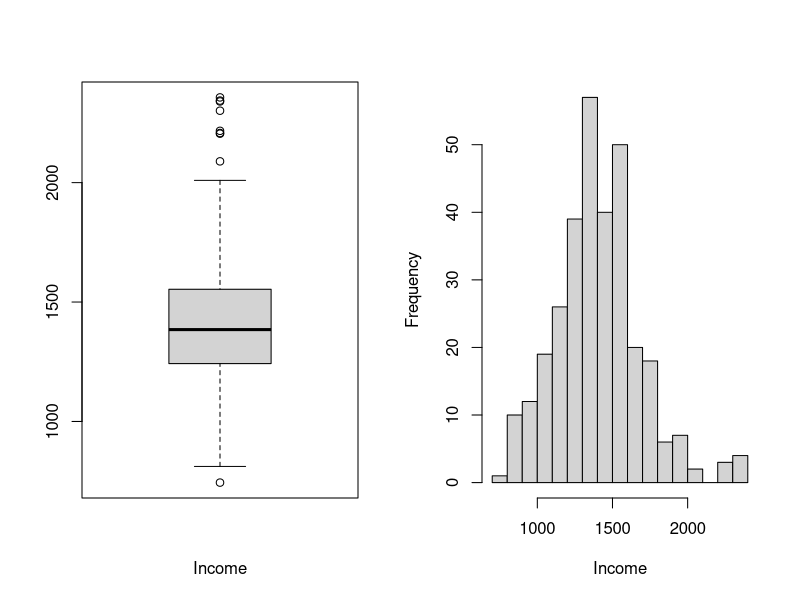
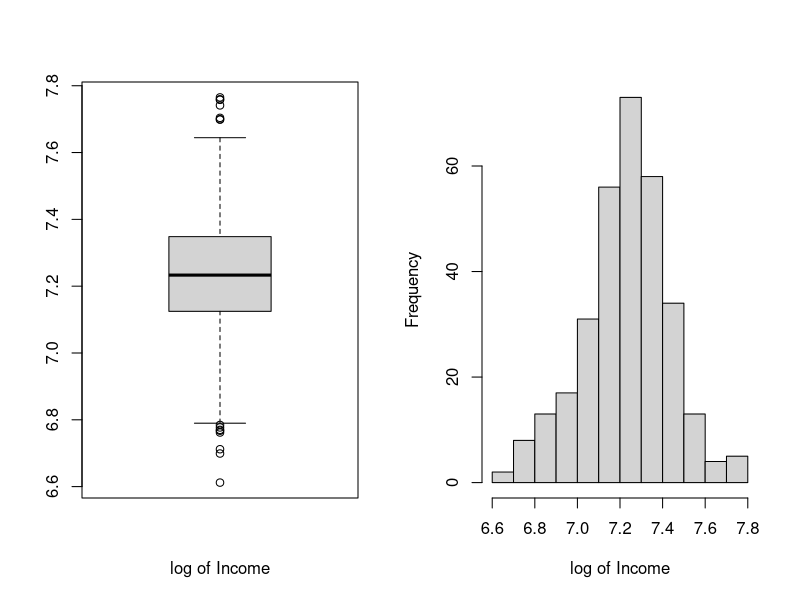
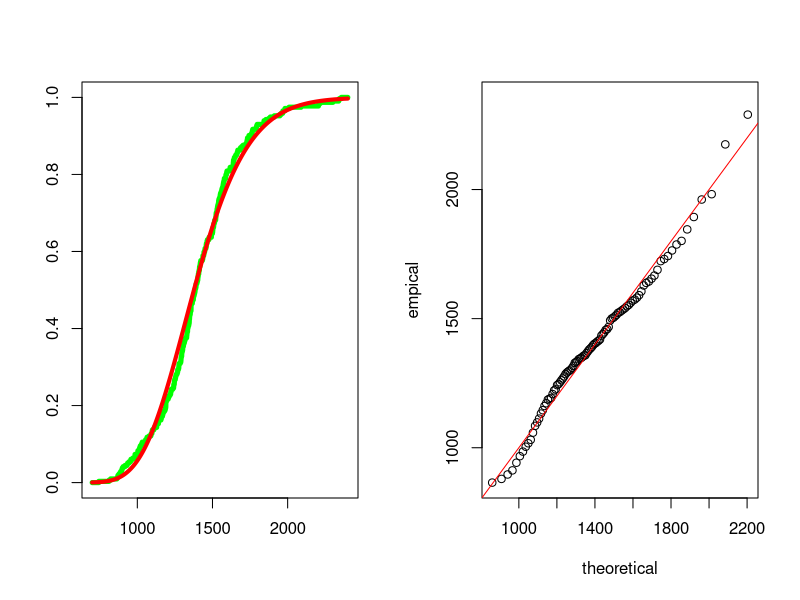

Reproduce these figures in R, in order.
## ---- chunk 1
library("maxLik")
library(tseries)

data = read.csv('data.csv', sep = ';', header = 1)

x = data$Income
logx = log(x)
n = length(x)

summary(x)
## ---- chunk 2
par(mfrow=c(1,2))
boxplot(x, xlab = "Income")
hist(x, main = NULL, xlab = "Income", breaks = 12)

jarque.bera.test(x)
## ---- chunk 3
par(mfrow=c(1,2))
boxplot(logx, xlab = "log of Income")
hist(logx, main = NULL, xlab = "log of Income", breaks = 12)

jarque.bera.test(logx)
## ---- chunk 4
L = function(param){
  miu = param[1]
  sigma = param[2]
  return( ((1/(sigma*sqrt(2*pi)))^n) * exp( (-1/(2*sigma^2))*sum((logx - miu)^2) ) )
}
## ---- chunk 5
logL = function(param){
  miu = param[1]
  sigma = param[2]
  return(-1/2*n*log(2*pi) - n*log(sigma) - (1/2)*sum((logx - miu)^2/sigma^2))
}
## ---- chunk 6
gradlogL = function(param){
  miu = param[1]
  sigma = param[2]
  grad = numeric(2)
  grad[1] = sum( (logx-miu)/sigma^2 )
  grad[2] = -n/sigma + sum( (logx-miu)^2/sigma^3 )
  return(grad)
}
## ---- chunk 7
heslogL = function(param){
  miu = param[1]
  sigma = param[2]
  hessian = matrix(0, nrow = 2, ncol = 2)
  hessian[1,1] = n/sigma^3 - 3*sum((logx-miu)^2/sigma^4)
  hessian[1,2] = -2*sum( (logx-miu)/sigma^3 )
  hessian[2,1] = hessian[1,2]
  hessian[2,2] = -n/sigma^2
  return(hessian)
}
## ---- chunk 8
res = maxNR(fn = logL, grad = gradlogL, hess = heslogL, start = c(mean(logx),sd(logx)))

res$estimate
## ---- chunk 9
mi = 7.2273830
sigma = 0.2022326
ks.test(x, 'plnorm', mi, sigma)
## ---- chunk 10
empirical = ecdf(x)
xx = seq(700,2400, by= 0.5)
plot(xx, empirical(xx), type = 'l', col = 'green', lwd=5, xlab = "", ylab = "") # dystrybuanta
lines(xx, plnorm(xx, mi,sigma), col= "red", lwd=4) 
## ---- chunk 11
q_empical = quantile(x, prob = 1:100/100)
q_theoretical = qlnorm(1:100/100, mean = mi, sd = sigma)
plot(q_theoretical, q_empical, ylab = "empical", xlab = "theoretical")
abline(0,1, col = "red")
## ---- chunk 12
sd(logx)
mean(logx)
## ---- chunk 13
f <- function(param){
  mi = param[1]
  sigma = param[2]
  m = rbind(logx-mi, (logx-mi)^2-sigma^2, (logx-mi)^4-3*sigma^4)
  M = rowMeans(m)
  W = m%*%t(m)/n
  
  return(-t(M)%*%solve(W)%*%M)
}

res_gmm = maxNR(f, start = c(mean(logx),sd(logx)))
summary(res_gmm)
